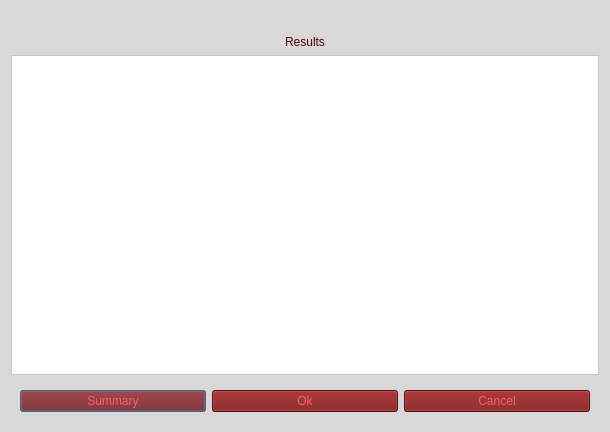
<?xml version="1.0" encoding="UTF-8"?>
<ui version="4.0">
 <class>Dialog</class>
 <widget class="QDialog" name="Dialog">
  <property name="geometry">
   <rect>
    <x>0</x>
    <y>0</y>
    <width>610</width>
    <height>432</height>
   </rect>
  </property>
  <property name="windowTitle">
   <string>ResultsWindow</string>
  </property>
  <property name="styleSheet">
   <string notr="true">background-color:#D8D8D8</string>
  </property>
  <layout class="QVBoxLayout" name="verticalLayout_2">
   <item>
    <widget class="QWidget" name="resultArea" native="true">
     <layout class="QVBoxLayout" name="verticalLayout"/>
    </widget>
   </item>
   <item>
    <widget class="QLabel" name="Resultslbl">
     <property name="styleSheet">
      <string notr="true">color:#520202</string>
     </property>
     <property name="text">
      <string>Results</string>
     </property>
     <property name="alignment">
      <set>Qt::AlignCenter</set>
     </property>
    </widget>
   </item>
   <item>
    <widget class="QTableView" name="resultTable">
     <property name="styleSheet">
      <string notr="true">background-color:#FFFFFF;color:#520202</string>
     </property>
    </widget>
   </item>
   <item>
    <widget class="QWidget" name="ButtonArea" native="true">
     <layout class="QHBoxLayout" name="horizontalLayout">
      <item>
       <widget class="QPushButton" name="pushButton">
        <property name="styleSheet">
         <string notr="true">background-color:#790E0E;color:#F86262</string>
        </property>
        <property name="text">
         <string>Summary</string>
        </property>
       </widget>
      </item>
      <item>
       <widget class="QPushButton" name="pushButton_2">
        <property name="styleSheet">
         <string notr="true">background-color:#790E0E;color:#F86262</string>
        </property>
        <property name="text">
         <string>Ok</string>
        </property>
       </widget>
      </item>
      <item>
       <widget class="QPushButton" name="pushButton_3">
        <property name="styleSheet">
         <string notr="true">background-color:#790E0E;color:#F86262</string>
        </property>
        <property name="text">
         <string>Cancel</string>
        </property>
       </widget>
      </item>
     </layout>
    </widget>
   </item>
  </layout>
 </widget>
 <resources/>
 <connections/>
</ui>
